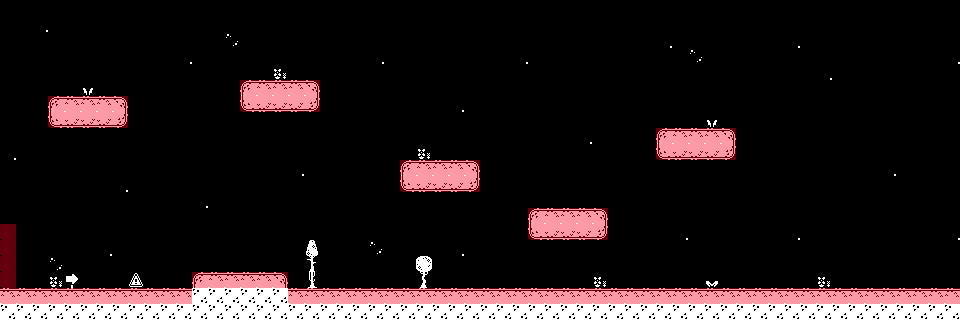

A 2D game scene composited from a Tiled map and its tileset images. What follows is a short description and the map's XML, with each tile layer's data collapsed to a summary:
An orthogonal 60x20 tile map with 16x16 px tiles, 2 tile layers (Capa de patrones 1, collisions), 2 tilesets.

<map version="1.4" tiledversion="1.4.2" orientation="orthogonal" renderorder="right-down" width="60" height="20" tilewidth="16" tileheight="16" infinite="0" nextlayerid="3" nextobjectid="1">
 <tileset firstgid="1" name="tileset" tilewidth="16" tileheight="16" tilecount="400" columns="20">
  <image source="tileset.png" width="320" height="320" />
 </tileset>
 <tileset firstgid="401" name="meta" tilewidth="16" tileheight="16" tilecount="32" columns="8">
  <image source="meta.png" width="128" height="64" />
 </tileset>
 <layer id="1" name="Capa de patrones 1" width="60" height="20">
  <properties>
   <property name="Nodraw" type="int" value="0" />
   <property name="Collisions" type="int" value="0" />
  </properties>
  <data>[1200 cells, 1200 non-empty, 20 distinct tile ids]</data>
 </layer>
 <layer id="2" name="collisions" width="60" height="20">
  <properties>
   <property name="Collisions" type="int" value="1" />
   <property name="Nodraw" type="int" value="1" />
  </properties>
  <data>[1200 cells, 114 non-empty, 1 distinct tile ids]</data>
 </layer>
</map>
